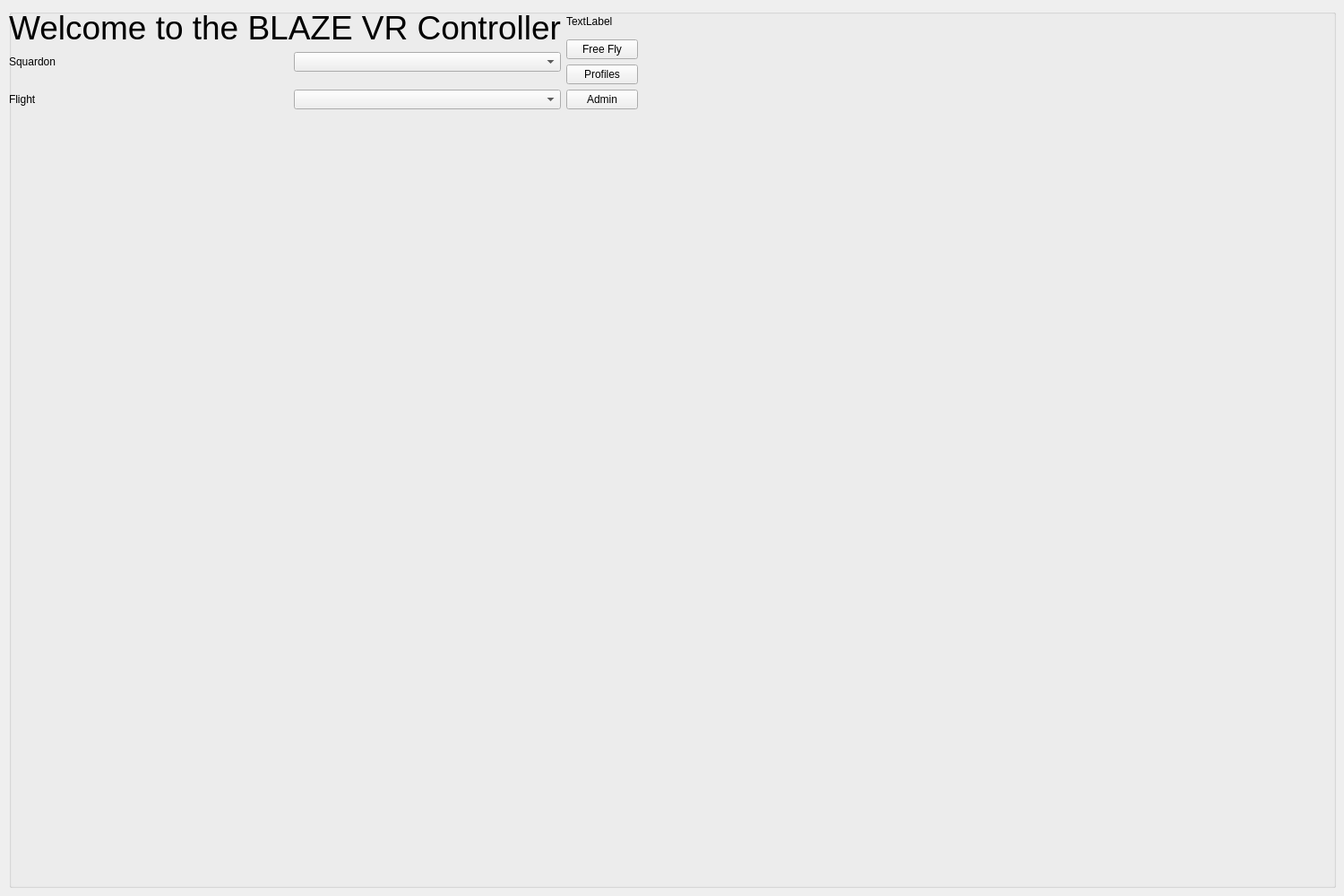
<?xml version="1.0" encoding="UTF-8"?>
<ui version="4.0">
 <class>MainWindow</class>
 <widget class="QMainWindow" name="MainWindow">
  <property name="geometry">
   <rect>
    <x>0</x>
    <y>0</y>
    <width>1500</width>
    <height>1000</height>
   </rect>
  </property>
  <property name="sizePolicy">
   <sizepolicy hsizetype="Fixed" vsizetype="Fixed">
    <horstretch>0</horstretch>
    <verstretch>0</verstretch>
   </sizepolicy>
  </property>
  <property name="minimumSize">
   <size>
    <width>1500</width>
    <height>1000</height>
   </size>
  </property>
  <property name="maximumSize">
   <size>
    <width>1500</width>
    <height>1000</height>
   </size>
  </property>
  <property name="windowTitle">
   <string>MainWindow</string>
  </property>
  <widget class="QWidget" name="centralwidget">
   <property name="sizePolicy">
    <sizepolicy hsizetype="Fixed" vsizetype="Fixed">
     <horstretch>0</horstretch>
     <verstretch>0</verstretch>
    </sizepolicy>
   </property>
   <property name="minimumSize">
    <size>
     <width>1500</width>
     <height>1000</height>
    </size>
   </property>
   <widget class="QGroupBox" name="groupBox">
    <property name="geometry">
     <rect>
      <x>10</x>
      <y>10</y>
      <width>1481</width>
      <height>981</height>
     </rect>
    </property>
    <property name="title">
     <string/>
    </property>
    <widget class="QWidget" name="horizontalLayoutWidget">
     <property name="geometry">
      <rect>
       <x>0</x>
       <y>0</y>
       <width>1481</width>
       <height>981</height>
      </rect>
     </property>
     <layout class="QHBoxLayout" name="horizontalLayout">
      <property name="sizeConstraint">
       <enum>QLayout::SetFixedSize</enum>
      </property>
      <item>
       <layout class="QVBoxLayout" name="LeftVerticalLayout">
        <item>
         <layout class="QVBoxLayout" name="LeftTopLayout">
          <item>
           <widget class="QLabel" name="WelcomeLabel">
            <property name="sizePolicy">
             <sizepolicy hsizetype="Minimum" vsizetype="Fixed">
              <horstretch>0</horstretch>
              <verstretch>0</verstretch>
             </sizepolicy>
            </property>
            <property name="font">
             <font>
              <pointsize>28</pointsize>
             </font>
            </property>
            <property name="text">
             <string>Welcome to the BLAZE VR Controller</string>
            </property>
            <property name="alignment">
             <set>Qt::AlignCenter</set>
            </property>
           </widget>
          </item>
         </layout>
        </item>
        <item>
         <layout class="QHBoxLayout" name="LeftBottomLayout" stretch="0,0">
          <property name="spacing">
           <number>20</number>
          </property>
          <property name="sizeConstraint">
           <enum>QLayout::SetDefaultConstraint</enum>
          </property>
          <item>
           <layout class="QVBoxLayout" name="LeftBottomLeftLayout">
            <item>
             <widget class="QLabel" name="SquadronLabel">
              <property name="text">
               <string>Squardon</string>
              </property>
             </widget>
            </item>
            <item>
             <widget class="QLabel" name="FlightLabel">
              <property name="text">
               <string>Flight</string>
              </property>
             </widget>
            </item>
           </layout>
          </item>
          <item>
           <layout class="QVBoxLayout" name="LeftBottomRightLayout">
            <item>
             <widget class="QComboBox" name="SquadronDrop"/>
            </item>
            <item>
             <widget class="QComboBox" name="FlgihtDrop"/>
            </item>
           </layout>
          </item>
         </layout>
        </item>
       </layout>
      </item>
      <item>
       <layout class="QVBoxLayout" name="RightVerticalLayout">
        <item>
         <layout class="QVBoxLayout" name="RightTopLayout">
          <item>
           <widget class="QLabel" name="label_4">
            <property name="text">
             <string>TextLabel</string>
            </property>
           </widget>
          </item>
         </layout>
        </item>
        <item>
         <layout class="QVBoxLayout" name="RightBottomLayout">
          <item>
           <widget class="QPushButton" name="FreeFlyMenu">
            <property name="text">
             <string>Free Fly</string>
            </property>
           </widget>
          </item>
          <item>
           <widget class="QPushButton" name="ProfilesMenu">
            <property name="text">
             <string>Profiles</string>
            </property>
           </widget>
          </item>
          <item>
           <widget class="QPushButton" name="AdminMenu">
            <property name="text">
             <string>Admin</string>
            </property>
           </widget>
          </item>
         </layout>
        </item>
       </layout>
      </item>
     </layout>
    </widget>
   </widget>
  </widget>
 </widget>
 <resources/>
 <connections/>
</ui>
